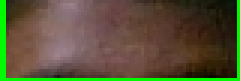
#> input picture Skin_recognition_from_camera/opencv1.png, 80 x 27 px, found by its file name (shown 3 times larger)
$ python cmp_2_img.py
#> lines starting #> are read from the running program, lines starting #| are printed output that depends on the picture
from skimage.metrics import strcuctural_similarity
import cv2


def orb_sim(img1,img2):
     orb = cv2.ORB_create()

     k_a,des_a = orb.detectAndCompute(img1,None)
     k_b,des_b = orb.detectAndCompute(img2,None)


     bf = cv2.BFMatcher(cv2.NORM_HAMMING,crossCheck=True)

     matches = bf.match(des_a,des_b)

     similar_reg = [i for i in matches if i.distance < 50]
     if len(matches)==0:
          return 0
     return len(similar_reg)/len(matches)

def strctural_sim(img1,img2):

     sim,diff = strcuctural_similarity(img1,img2,full = True)
     return sim

img01 = cv2.imread('C:/Users/AKASH/OneDrive/Desktop/Skin_recognition_deb/opencv1.png',0)
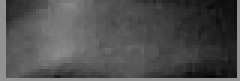
#> img01: shape (27, 80) (shown 3 times larger); min 6, max 146, mean 79.2
img02 = cv2.imread('C:/Users/AKASH/OneDrive/Desktop/Skin_recognition_deb/opencv2.png',0)
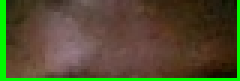
#> input picture Skin_recognition_from_camera/opencv2.png, 80 x 27 px, found by its file name (shown 3 times larger)
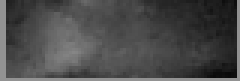
#> img02: shape (27, 80) (shown 3 times larger); min 10, max 146, mean 73.9

orb_similarity = orb_sim(img01,img02)
#> in orb_sim, `k_a,des_a = orb.detectAndCompute(img1,None)`: k_a = (); des_a = None
#> in orb_sim, `k_b,des_b = orb.detectAndCompute(img2,None)`: k_b = (); des_b = None
#> in orb_sim, `matches = bf.match(des_a,des_b)`: matches = ()
#> in orb_sim, `similar_reg = [i for i in matches if i.distance < 50]`: similar_reg = []
#> orb_similarity = 0

print("Similarity using ORB is : ",orb_similarity)
#| Similarity using ORB is :  0

#> (the run stopped early here; a loop or call above may not have finished)
